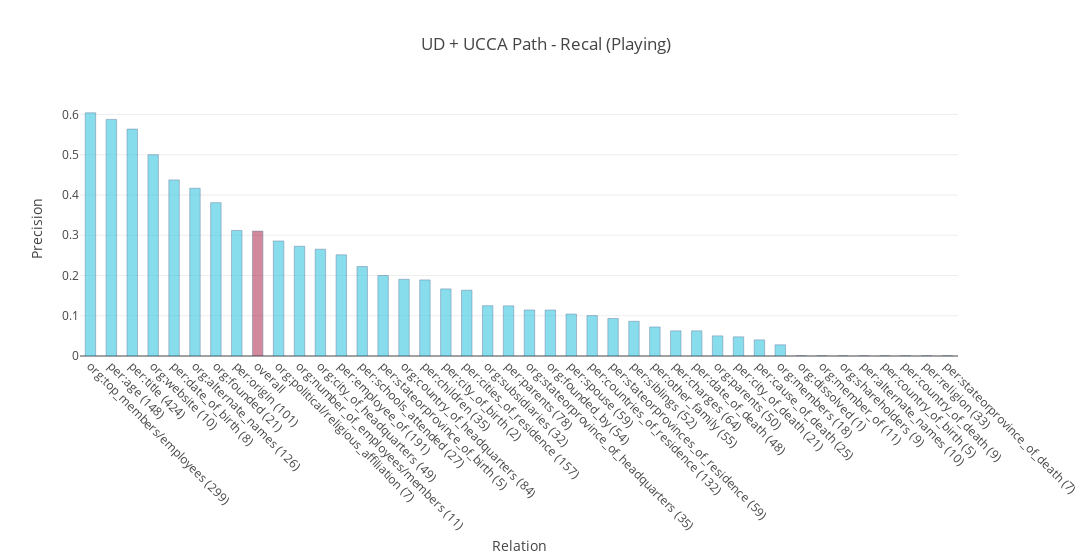

The notebook cell saved with this chart:
### Code cell
import plotly.graph_objs as go

overall_index = next(i for (i, (relation, score)) in enumerate(stats) if relation == 'overall')

colors = ['rgb(58,200,225)'] * len(stats)
colors[overall_index] = 'rgb(181,59,89)'


trace1 = go.Bar(
    x=[stat[0] for stat in stats],
    y=[stat[1] for stat in stats],
    name='Precision',
    width=0.5,
    marker=dict(
        color=colors,
        line=dict(
            color='rgb(8,48,107)',
            width=0.5),
        ),
    opacity=0.6
)

data = [trace1]
layout = go.Layout(
    title='UD + UCCA Path - Recal (Playing)',
    xaxis_title="Relation",
    yaxis_title="Precision",        
    barmode='overlay',
    width=1200,
    xaxis = go.layout.XAxis(
        tickangle = 45,
        automargin = True
        
    )
    
        
)

fig = go.Figure(data=data, layout=layout)
iplot(fig)

### Figure 1 — Plotly figure (JSON) as saved in the notebook; plotly's stock layout.template omitted (floating-point values rounded to 4 significant figures)
{"data": [{"marker": {"color": ["rgb(58,200,225)", "rgb(58,200,225)", "rgb(58,200,225)", "rgb(58,200,225)", "rgb(58,200,225)", "rgb(58,200,225)", "rgb(58,200,225)", "rgb(58,200,225)", "rgb(181,59,89)", "rgb(58,200,225)", "rgb(58,200,225)", "rgb(58,200,225)", "rgb(58,200,225)", "rgb(58,200,225)", "rgb(58,200,225)", "rgb(58,200,225)", "rgb(58,200,225)", "rgb(58,200,225)", "rgb(58,200,225)", "rgb(58,200,225)", "rgb(58,200,225)", "rgb(58,200,225)", "rgb(58,200,225)", "rgb(58,200,225)", "rgb(58,200,225)", "rgb(58,200,225)", "rgb(58,200,225)", "rgb(58,200,225)", "rgb(58,200,225)", "rgb(58,200,225)", "rgb(58,200,225)", "rgb(58,200,225)", "rgb(58,200,225)", "rgb(58,200,225)", "rgb(58,200,225)", "rgb(58,200,225)", "rgb(58,200,225)", "rgb(58,200,225)", "rgb(58,200,225)", "rgb(58,200,225)", "rgb(58,200,225)", "rgb(58,200,225)"], "line": {"color": "rgb(8,48,107)", "width": 0.5}}, "name": "Precision", "opacity": 0.6, "type": "bar", "uid": "4180db45-7b58-4c37-b3d1-8b9d1c170ae3", "width": 0.5, "x": ["org:top_members/employees (299)", "per:age (148)", "per:title (424)", "org:website (10)", "per:date_of_birth (8)", "org:alternate_names (126)", "org:founded (21)", "per:origin (101)", "overall", "org:political/religious_affiliation (7)", "org:number_of_employees/members (11)", "org:city_of_headquarters (49)", "per:employee_of (191)", "per:schools_attended (27)", "per:stateorprovince_of_birth (5)", "org:country_of_headquarters (84)", "per:children (35)", "per:city_of_birth (2)", "per:cities_of_residence (157)", "org:subsidiaries (32)", "per:parents (78)", "org:stateorprovince_of_headquarters (35)", "org:founded_by (54)", "per:spouse (59)", "per:countries_of_residence (132)", "per:stateorprovinces_of_residence (59)", "per:siblings (52)", "per:other_family (55)", "per:charges (64)", "per:date_of_death (48)", "org:parents (50)", "per:city_of_death (21)", "per:cause_of_death (25)", "org:members (18)", "org:dissolved (1)", "org:member_of (11)", "org:shareholders (9)", "per:alternate_names (10)", "per:country_of_birth (5)", "per:country_of_death (9)", "per:religion (33)", "per:stateorprovince_of_death (7)"], "y": [0.6042, 0.5878, 0.5637, 0.5, 0.4375, 0.4167, 0.381, 0.3119, 0.3103, 0.2857, 0.2727, 0.2653, 0.2513, 0.2222, 0.2, 0.1905, 0.189, 0.1667, 0.1635, 0.125, 0.1246, 0.1143, 0.1142, 0.1042, 0.1004, 0.0932, 0.0862, 0.0721, 0.0625, 0.0625, 0.05, 0.0476, 0.04, 0.0278, 0, 0, 0, 0, 0, 0, 0, 0]}], "layout": {"barmode": "overlay", "title": {"text": "UD + UCCA Path - Recal (Playing)"}, "width": 1200, "xaxis": {"automargin": true, "tickangle": 45, "title": {"text": "Relation"}}, "yaxis": {"title": {"text": "Precision"}}}}
